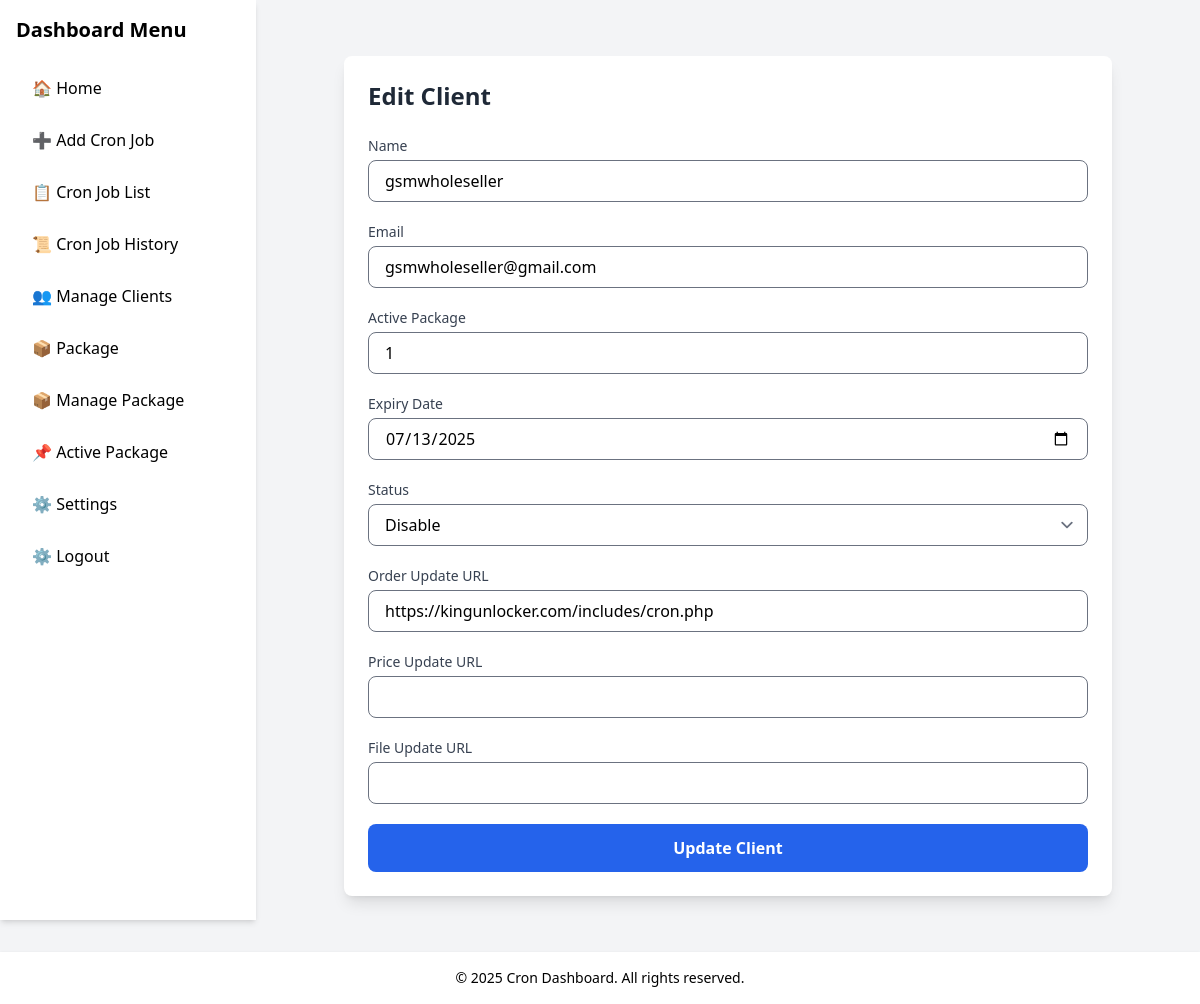
The app's page /edit-client/2 (signed in) with its own data.
### tables this page shows
CREATE TABLE users (
    id INTEGER PRIMARY KEY AUTOINCREMENT,
    name TEXT NOT NULL,
    email TEXT NOT NULL UNIQUE,
    password TEXT NOT NULL
, active_package INTEGER, expair_date TEXT, status TEXT DEFAULT 'Enable', mobile TEXT, domain TEXT, order_update_url TEXT, price_update_url TEXT, file_update_url TEXT, role TEXT DEFAULT 'user' 
CHECK (role IN ('user', 'admin', 'super_admin')));

### admin/app.py (the view, shortened to what this page needs)
@app.route('/edit-client/<int:client_id>', methods=['GET', 'POST'])
@login_required
def edit_client(client_id):
    conn = get_db_connection()
    cursor = conn.cursor()
    cursor.execute("SELECT * FROM users WHERE id = ?", (client_id,))
    client = cursor.fetchone()
    conn.close()
    if not client:
        return "Client not found", 404
    return render_template("edit_client.html", client=client)

### admin/app.py (called while the page is built)
def get_db_connection():
    conn = sqlite3.connect(DB_FILE)
    conn.row_factory = sqlite3.Row
    return conn

def login_required(f):
    @wraps(f)
    def decorated_function(*args, **kwargs):
        if "user_id" not in session:
            return redirect(url_for("login"))
        return f(*args, **kwargs)
    return decorated_function

### admin/templates/edit_client.html (shortened to what this page needs)
{% extends "base.html" %}
{% block content %}
<div class="max-w-3xl mx-auto p-6 bg-white shadow-lg rounded-lg mt-8">
    <h2 class="text-2xl font-bold text-gray-800 mb-6">Edit Client</h2>
    <form method="POST" class="space-y-5">
        <div>
            <label class="block text-sm font-medium text-gray-700 mb-1">Name</label>
            <input type="text" name="name" value="{{ client.name }}"
                   class="w-full px-4 py-2 border rounded-lg focus:ring-2 focus:ring-blue-400 focus:outline-none" required>
        </div>
        <div>
            <label class="block text-sm font-medium text-gray-700 mb-1">Email</label>
            <input type="email" name="email" value="{{ client.email }}"
                   class="w-full px-4 py-2 border rounded-lg focus:ring-2 focus:ring-blue-400 focus:outline-none" required>
        </div>
        <div>
            <label class="block text-sm font-medium text-gray-700 mb-1">Active Package</label>
            <input type="text" name="active_package" value="{{ client.active_package or '' }}"
                   class="w-full px-4 py-2 border rounded-lg focus:ring-2 focus:ring-blue-400 focus:outline-none">
        </div>
        <div>
            <label class="block text-sm font-medium text-gray-700 mb-1">Expiry Date</label>
            <input type="date" name="expair_date" value="{{ client.expair_date or '' }}"
                   class="w-full px-4 py-2 border rounded-lg focus:ring-2 focus:ring-blue-400 focus:outline-none">
        </div>
        <div>
            <label class="block text-sm font-medium text-gray-700 mb-1">Status</label>
            <select name="status"
                    class="w-full px-4 py-2 border rounded-lg focus:ring-2 focus:ring-blue-400 focus:outline-none">
                <option value="Disable" {% if client.status == "Disable" %}selected{% endif %}>Disable</option>
            </select>
        </div>
        <div>
            <label class="block text-sm font-medium text-gray-700 mb-1">Order Update URL</label>
            <input type="text" name="order_update_url" value="{{ client.order_update_url or '' }}"
                   class="w-full px-4 py-2 border rounded-lg focus:ring-2 focus:ring-blue-400 focus:outline-none">
        </div>
        <div>
            <label class="block text-sm font-medium text-gray-700 mb-1">Price Update URL</label>
            <input type="text" name="price_update_url" value="{{ client.price_update_url or '' }}"
                   class="w-full px-4 py-2 border rounded-lg focus:ring-2 focus:ring-blue-400 focus:outline-none">
        </div>
        <div>
            <label class="block text-sm font-medium text-gray-700 mb-1">File Update URL</label>
            <input type="text" name="file_update_url" value="{{ client.file_update_url or '' }}"
                   class="w-full px-4 py-2 border rounded-lg focus:ring-2 focus:ring-blue-400 focus:outline-none">
        </div>
        <div>
            <button type="submit"
                    class="w-full bg-blue-600 text-white px-4 py-3 rounded-lg font-semibold hover:bg-blue-700 transition">
                Update Client
            </button>
        </div>
    </form>
</div>
{% endblock %}

### records on screen
users: name "gsmwholeseller", email "gsmwholeseller@gmail.com", active_package "1", expair_date "07/13/2025", status "Disable", order_update_url "https://kingunlocker.com/includes/cron.php"

### other values on screen
{{ current_year or 2025 }} "2025"
